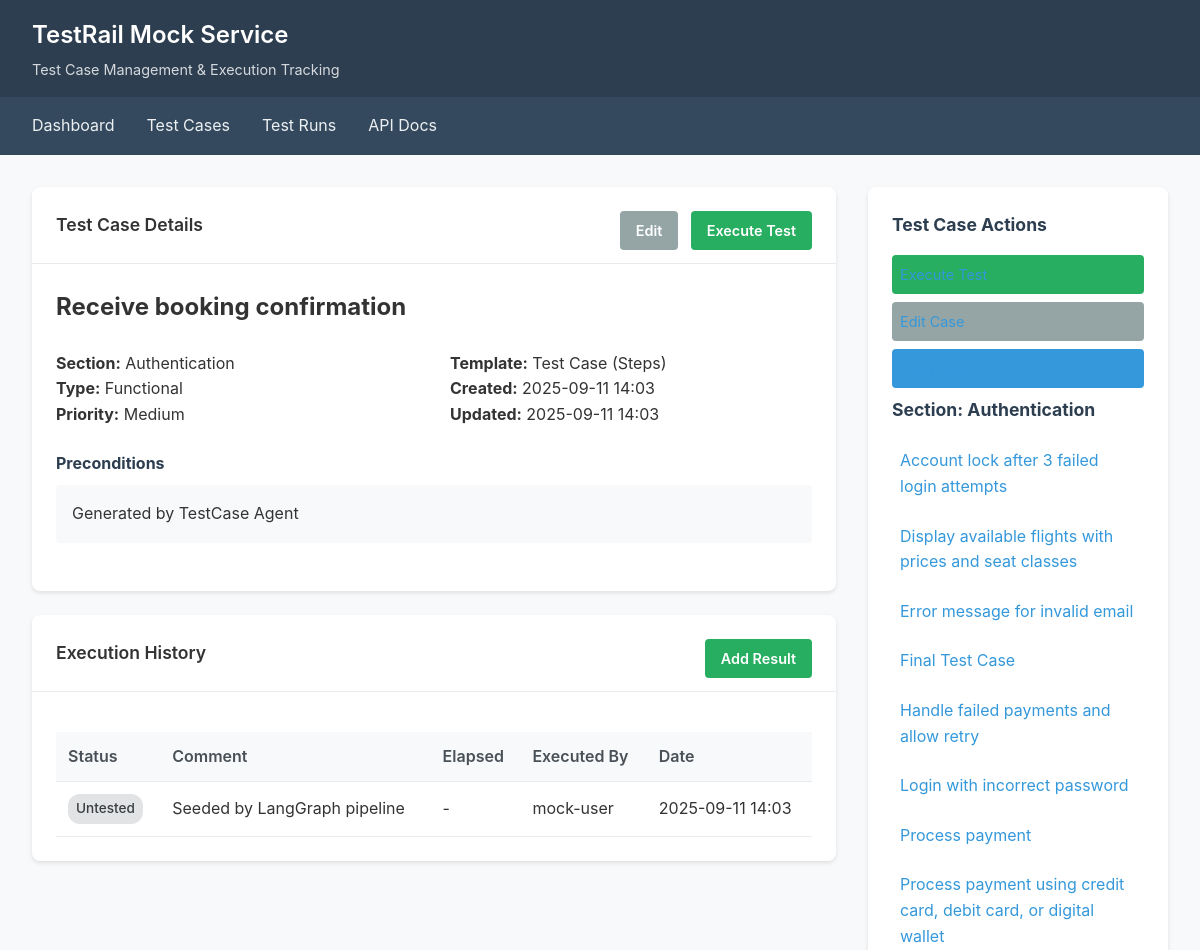
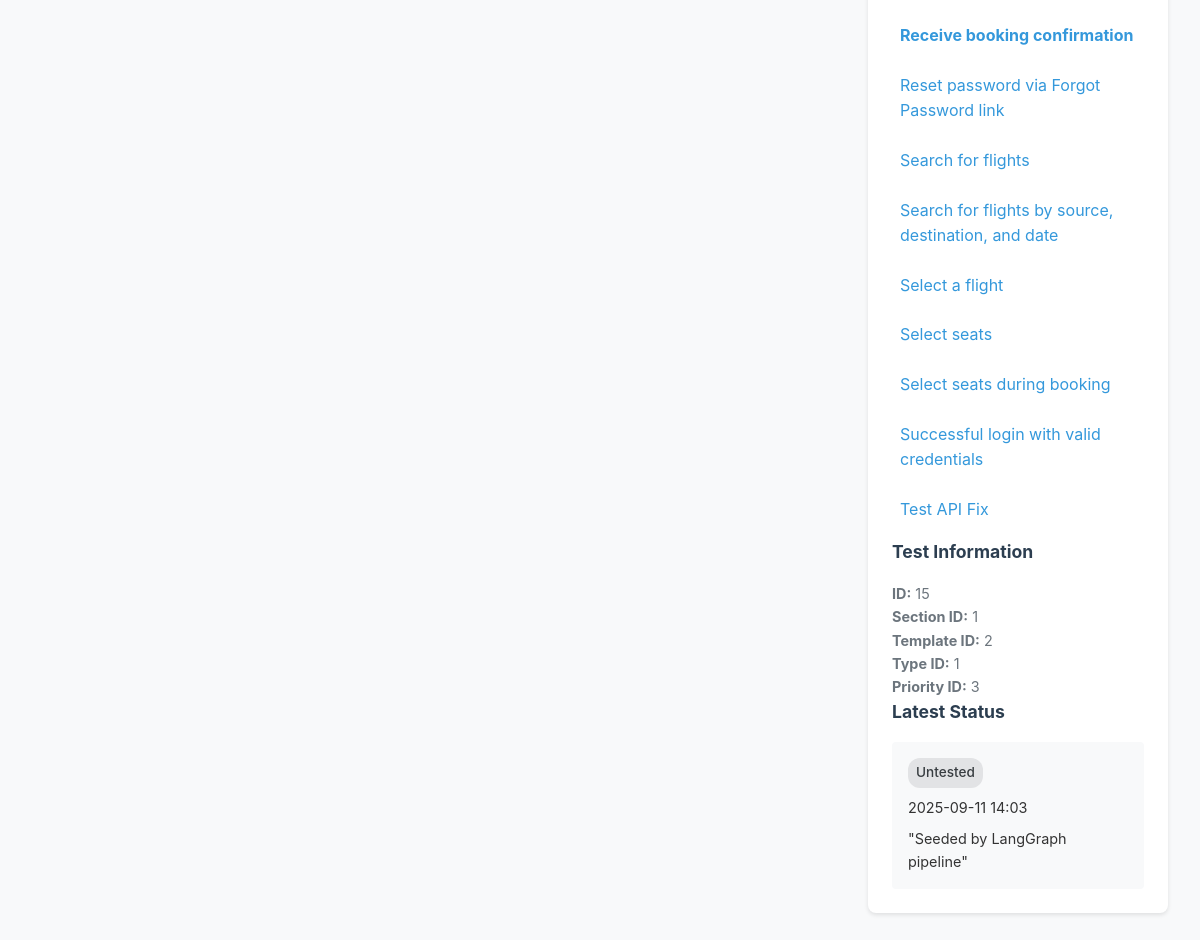
Screenshot of /ui/case/15 with the database file from the repository (2 pictures, top to bottom).
### models.py (models this page shows)
class TestCase(Base):
    __tablename__ = "cases"
    id = Column(Integer, primary_key=True, index=True)
    section_id = Column(Integer, ForeignKey("sections.id"), nullable=False)
    title = Column(String(500), nullable=False)
    template_id = Column(Integer, ForeignKey("templates.id"), nullable=False)
    type_id = Column(Integer, default=1)  # 1=Functional, 2=Regression, 3=Smoke, etc.
    priority_id = Column(Integer, default=2)  # 1=Critical, 2=High, 3=Medium, 4=Low
    steps = Column(JSON)  # List of test steps
    expected_result = Column(Text)
    preconditions = Column(Text)
    created_on = Column(DateTime, default=datetime.utcnow)
    updated_on = Column(DateTime, default=datetime.utcnow, onupdate=datetime.utcnow)
    section = relationship("Section", back_populates="cases")
    template = relationship("Template", back_populates="cases")
    results = relationship("TestResult", back_populates="case", cascade="all, delete-orphan")
    run_entries = relationship("RunEntry", back_populates="case", cascade="all, delete-orphan")

class Section(Base):
    __tablename__ = "sections"
    id = Column(Integer, primary_key=True, index=True)
    project_id = Column(Integer, ForeignKey("projects.id"), nullable=False)
    name = Column(String(255), nullable=False)
    description = Column(Text)
    parent_id = Column(Integer, ForeignKey("sections.id"), nullable=True)
    created_on = Column(DateTime, default=datetime.utcnow)
    project = relationship("Project", back_populates="sections")
    parent = relationship("Section", remote_side=[id], backref="children")
    cases = relationship("TestCase", back_populates="section", cascade="all, delete-orphan")

class Template(Base):
    __tablename__ = "templates"
    id = Column(Integer, primary_key=True, index=True)
    name = Column(String(255), nullable=False)
    is_default = Column(Boolean, default=False)
    cases = relationship("TestCase", back_populates="template")

class TestResult(Base):
    __tablename__ = "results"
    id = Column(Integer, primary_key=True, index=True)
    case_id = Column(Integer, ForeignKey("cases.id"), nullable=False)
    status_id = Column(Integer, nullable=False)  # 1=Passed, 2=Blocked, 3=Untested, 4=Retest, 5=Failed
    comment = Column(Text)
    elapsed = Column(String(50))  # Time taken (e.g., "2m 30s")
    created_on = Column(DateTime, default=datetime.utcnow)
    created_by = Column(String(255), default="mock-user")
    case = relationship("TestCase", back_populates="results")

### app.py (the view)
@app.get("/ui/case/{case_id}", response_class=HTMLResponse)
def case_detail(request: Request, case_id: int, db: Session = Depends(get_database)):
    case = db.query(TestCase).filter(TestCase.id == case_id).first()
    if not case:
        raise HTTPException(status_code=404, detail="Test case not found")
    results = (db.query(TestResult)
              .filter(TestResult.case_id == case_id)
              .order_by(desc(TestResult.created_on))
              .all())
    latest_result = results[0] if results else None
    section_cases = (db.query(TestCase)
                    .filter(TestCase.section_id == case.section_id)
                    .order_by(TestCase.title)
                    .all())
    return templates.TemplateResponse("testcase_detail.html", {
        "request": request,
        "case": case,
        "results": results,
        "latest_result": latest_result,
        "section_cases": section_cases,
        "status_names": STATUS_NAMES,
        "type_names": TYPE_NAMES,
        "priority_names": PRIORITY_NAMES,
        "status_classes": get_status_classes()
    })

### templates/testcase_detail.html (shortened to what this page needs)
{% extends "base.html" %}
{% block content %}
{% set breadcrumb = [
    {"name": "Dashboard", "url": "/ui"},
    {"name": "Test Cases", "url": "/ui/cases"},
    {"name": case.title, "url": ""}
] %}
<div class="two-column">
    <div class="main-content">
        <div class="card">
            <div class="card-header">
                Test Case Details
                <div style="float: right;">
                    <a href="/ui/case/{{ case.id }}/edit" class="btn btn-secondary">Edit</a>
                    <a href="/ui/case/{{ case.id }}/execute" class="btn btn-success">Execute Test</a>
                </div>
            </div>
            <div class="card-body">
                <h2>{{ case.title }}</h2>
                <div style="display: grid; grid-template-columns: 1fr 1fr; gap: 2rem; margin: 1.5rem 0;">
                    <div>
                        <strong>Section:</strong> {{ case.section.name }}<br>
                        <strong>Type:</strong> {{ type_names[case.type_id] }}<br>
                        <strong>Priority:</strong> {{ priority_names[case.priority_id] }}
                    </div>
                    <div>
                        <strong>Template:</strong> {{ case.template.name }}<br>
                        <strong>Created:</strong> {{ case.created_on.strftime('%Y-%m-%d %H:%M') }}<br>
                        <strong>Updated:</strong> {{ case.updated_on.strftime('%Y-%m-%d %H:%M') }}
                    </div>
                </div>
                {% if case.preconditions %}
                <div style="margin: 1.5rem 0;">
                    <h4>Preconditions</h4>
                    <div style="background: #f8f9fa; padding: 1rem; border-radius: 4px; margin-top: 0.5rem;">
                        {{ case.preconditions }}
                    </div>
                </div>
                {% endif %}
            </div>
        </div>
        <div class="card">
            <div class="card-header">
                Execution History
                <div style="float: right;">
                    <a href="/ui/case/{{ case.id }}/execute" class="btn btn-success">Add Result</a>
                </div>
            </div>
            <div class="card-body">
                {% if results %}
                <table class="table">
                    <thead>
                        <tr>
                            <th>Status</th>
                            <th>Comment</th>
                            <th>Elapsed</th>
                            <th>Executed By</th>
                            <th>Date</th>
                        </tr>
                    </thead>
                    <tbody>
                        {% for result in results %}
                        <tr>
                            <td>
                                <span class="status-badge status-{{ status_classes[result.status_id] }}">
                                    {{ status_names[result.status_id] }}
                                </span>
                            </td>
                            <td>{{ result.comment or "-" }}</td>
                            <td>{{ result.elapsed or "-" }}</td>
                            <td>{{ result.created_by }}</td>
                            <td>{{ result.created_on.strftime('%Y-%m-%d %H:%M') }}</td>
                        </tr>
                        {% endfor %}
                    </tbody>
                </table>
                {% else %}
                <p>No execution history yet.</p>
                <a href="/ui/case/{{ case.id }}/execute" class="btn btn-success">Execute This Test</a>
                {% endif %}
            </div>
        </div>
    </div>
    <div class="sidebar">
        <h3>Test Case Actions</h3>
        <ul>
            <li><a href="/ui/case/{{ case.id }}/execute" class="btn btn-success" style="margin-bottom: 0.5rem;">Execute Test</a></li>
            <li><a href="/ui/case/{{ case.id }}/edit" class="btn btn-secondary" style="margin-bottom: 0.5rem;">Edit Case</a></li>
            <li><a href="/ui/case/{{ case.id }}/copy" class="btn" style="margin-bottom: 0.5rem;">Copy Case</a></li>
        </ul>
        <h3>Section: {{ case.section.name }}</h3>
        <ul>
            {% for sibling in section_cases %}
            <li>
                <a href="/ui/case/{{ sibling.id }}" {% if sibling.id == case.id %}style="font-weight: bold;"{% endif %}>
                    {{ sibling.title }}
                </a>
            </li>
            {% endfor %}
        </ul>
        <h3>Test Information</h3>
        <div style="font-size: 0.9rem; color: #6c757d;">
            <p><strong>ID:</strong> {{ case.id }}</p>
            <p><strong>Section ID:</strong> {{ case.section_id }}</p>
            <p><strong>Template ID:</strong> {{ case.template_id }}</p>
            <p><strong>Type ID:</strong> {{ case.type_id }}</p>
            <p><strong>Priority ID:</strong> {{ case.priority_id }}</p>
        </div>
        <h3>Latest Status</h3>
        {% if latest_result %}
        <div style="padding: 1rem; background: #f8f9fa; border-radius: 4px;">
            <span class="status-badge status-{{ status_classes[latest_result.status_id] }}">
                {{ status_names[latest_result.status_id] }}
            </span>
            <p style="margin-top: 0.5rem; font-size: 0.9rem;">
                {{ latest_result.created_on.strftime('%Y-%m-%d %H:%M') }}
            </p>
            {% if latest_result.comment %}
            <p style="margin-top: 0.5rem; font-size: 0.9rem;">
                "{{ latest_result.comment }}"
            </p>
            {% endif %}
        </div>
        {% else %}
        <p style="font-size: 0.9rem; color: #6c757d;">Not yet executed</p>
        {% endif %}
    </div>
</div>
{% endblock %}

### templates/base.html (style rules this page uses)
* { margin: 0; padding: 0; box-sizing: border-box; }
body { font-family: -apple-system, BlinkMacSystemFont, 'Segoe UI', Roboto, sans-serif; background-color: #f8f9fa; color: #333; line-height: 1.6; }
.card { background: white; border-radius: 8px; box-shadow: 0 2px 4px rgba(0,0,0,0.1); margin-bottom: 1.5rem; }
.card-header { padding: 1.5rem; border-bottom: 1px solid #e9ecef; font-weight: 600; font-size: 1.1rem; }
.card-body { padding: 1.5rem; }
.btn { display: inline-block; padding: 0.5rem 1rem; background: #3498db; color: white; text-decoration: none; border-radius: 4px; border: none; cursor: pointer; font-size: 0.9rem; transition: background-color 0.2s; }
.btn-success { background: #27ae60; }
.btn-secondary { background: #95a5a6; }
.table { width: 100%; border-collapse: collapse; margin-top: 1rem; }
.table th, .table td { padding: 0.75rem; text-align: left; border-bottom: 1px solid #e9ecef; }
.table th { background: #f8f9fa; font-weight: 600; color: #495057; }
.status-badge { display: inline-block; padding: 0.25rem 0.5rem; border-radius: 12px; font-size: 0.8rem; font-weight: 500; }
.status-untested { background: #e2e3e5; color: #383d41; }
.sidebar { background: white; border-radius: 8px; box-shadow: 0 2px 4px rgba(0,0,0,0.1); padding: 1.5rem; }
.sidebar h3 { margin-bottom: 1rem; color: #2c3e50; font-size: 1.1rem; }
.sidebar ul { list-style: none; }
.sidebar li { margin-bottom: 0.5rem; }
.sidebar a { color: #3498db; text-decoration: none; display: block; padding: 0.5rem; border-radius: 4px; transition: background-color 0.2s; }
.two-column { display: grid; grid-template-columns: 1fr 300px; gap: 2rem; }

### templates/testcase_detail.html (style rules this page uses)
.main-content { min-height: 600px; }
.status-badge { font-size: 0.85rem; }
h4 { color: #2c3e50; margin-bottom: 0.5rem; }
.card-header div { display: inline-block; }
.card-header .btn { margin-left: 0.5rem; }

### rows the page displays
TestCase: title "Receive booking confirmation", created_on "2025-09-11 14:03", updated_on "2025-09-11 14:03", preconditions "Generated by TestCase Agent", id "15", section_id "1", template_id "2", type_id "1", priority_id "3"
Section: section.name "Authentication"
Template: template.name "Test Case (Steps)"
TestResult: status_names "Untested", comment "Seeded by LangGraph pipeline", elapsed "-", created_by "mock-user", created_on "2025-09-11 14:03"
TestCase: title "Account lock after 3 failed login attempts"
TestCase: title "Display available flights with prices and seat classes"
TestCase: title "Error message for invalid email"
TestCase: title "Final Test Case"
TestCase: title "Handle failed payments and allow retry"
TestCase: title "Login with incorrect password"
TestCase: title "Process payment"
TestCase: title "Process payment using credit card, debit card, or digital wallet"
TestCase: title "Reset password via Forgot Password link"
TestCase: title "Search for flights"
TestCase: title "Search for flights by source, destination, and date"
TestCase: title "Select a flight"
TestCase: title "Select seats"
TestCase: title "Select seats during booking"
TestCase: title "Successful login with valid credentials"
TestCase: title "Test API Fix"

### other values shown
{{ type_names[case.type_id] }} "Functional"
{{ priority_names[case.priority_id] }} "Medium"
{{ status_names[latest_result.status_id] }} "Untested"
